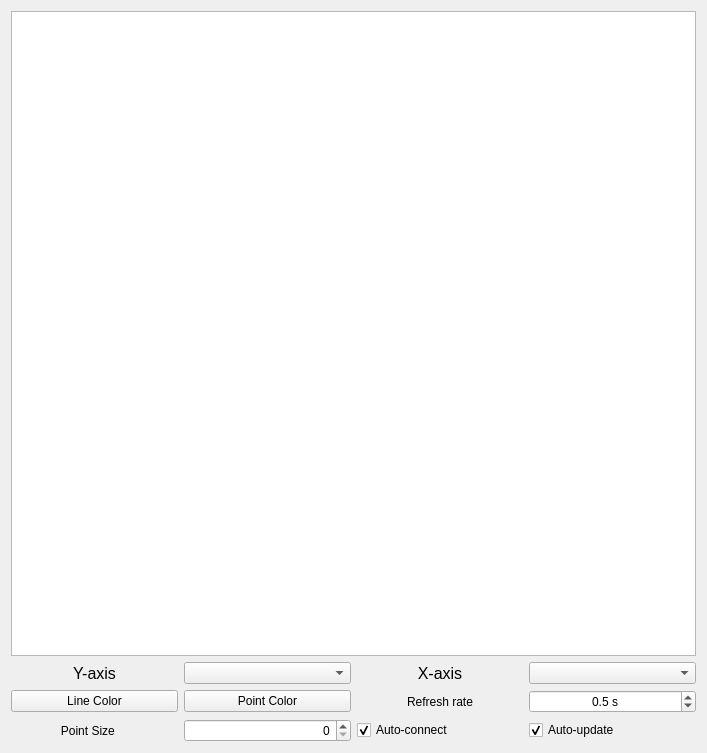
<?xml version="1.0" encoding="UTF-8"?>
<ui version="4.0">
 <class>Plot2DData</class>
 <widget class="QWidget" name="Plot2DData">
  <property name="geometry">
   <rect>
    <x>0</x>
    <y>0</y>
    <width>707</width>
    <height>753</height>
   </rect>
  </property>
  <property name="sizePolicy">
   <sizepolicy hsizetype="Preferred" vsizetype="Preferred">
    <horstretch>0</horstretch>
    <verstretch>0</verstretch>
   </sizepolicy>
  </property>
  <property name="windowTitle">
   <string>Form</string>
  </property>
  <layout class="QGridLayout" name="gridLayout">
   <item row="0" column="0" colspan="4">
    <widget class="PlotWidget" name="plot_area"/>
   </item>
   <item row="1" column="0">
    <widget class="QLabel" name="label_3">
     <property name="font">
      <font>
       <family>Arial</family>
       <pointsize>12</pointsize>
      </font>
     </property>
     <property name="text">
      <string>Y-axis</string>
     </property>
     <property name="alignment">
      <set>Qt::AlignCenter</set>
     </property>
    </widget>
   </item>
   <item row="1" column="1">
    <widget class="QComboBox" name="y_axis_box"/>
   </item>
   <item row="1" column="2">
    <widget class="QLabel" name="label_9">
     <property name="font">
      <font>
       <family>Arial</family>
       <pointsize>12</pointsize>
      </font>
     </property>
     <property name="text">
      <string>X-axis</string>
     </property>
     <property name="alignment">
      <set>Qt::AlignCenter</set>
     </property>
    </widget>
   </item>
   <item row="1" column="3">
    <widget class="QComboBox" name="x_axis_box"/>
   </item>
   <item row="2" column="0">
    <widget class="QPushButton" name="pushButton">
     <property name="text">
      <string>Line Color</string>
     </property>
    </widget>
   </item>
   <item row="2" column="1">
    <widget class="QPushButton" name="pushButton_2">
     <property name="text">
      <string>Point Color</string>
     </property>
    </widget>
   </item>
   <item row="2" column="2">
    <widget class="QLabel" name="label_6">
     <property name="text">
      <string>Refresh rate</string>
     </property>
     <property name="alignment">
      <set>Qt::AlignCenter</set>
     </property>
    </widget>
   </item>
   <item row="2" column="3">
    <widget class="QDoubleSpinBox" name="refresh_rate">
     <property name="minimumSize">
      <size>
       <width>91</width>
       <height>0</height>
      </size>
     </property>
     <property name="alignment">
      <set>Qt::AlignCenter</set>
     </property>
     <property name="prefix">
      <string/>
     </property>
     <property name="suffix">
      <string> s</string>
     </property>
     <property name="decimals">
      <number>1</number>
     </property>
     <property name="minimum">
      <double>0.100000000000000</double>
     </property>
     <property name="maximum">
      <double>200000.000000000000000</double>
     </property>
     <property name="singleStep">
      <double>0.500000000000000</double>
     </property>
     <property name="value">
      <double>0.500000000000000</double>
     </property>
    </widget>
   </item>
   <item row="3" column="0">
    <widget class="QLabel" name="label">
     <property name="text">
      <string>Point Size    </string>
     </property>
     <property name="alignment">
      <set>Qt::AlignCenter</set>
     </property>
    </widget>
   </item>
   <item row="3" column="1">
    <widget class="QSpinBox" name="Symbol_size">
     <property name="alignment">
      <set>Qt::AlignRight|Qt::AlignTrailing|Qt::AlignVCenter</set>
     </property>
     <property name="suffix">
      <string/>
     </property>
     <property name="prefix">
      <string/>
     </property>
     <property name="value">
      <number>0</number>
     </property>
    </widget>
   </item>
   <item row="3" column="3">
    <widget class="QCheckBox" name="auto_upd">
     <property name="text">
      <string>Auto-update</string>
     </property>
     <property name="checked">
      <bool>true</bool>
     </property>
    </widget>
   </item>
   <item row="3" column="2">
    <widget class="QCheckBox" name="autoconnect">
     <property name="text">
      <string>Auto-connect</string>
     </property>
     <property name="checked">
      <bool>true</bool>
     </property>
    </widget>
   </item>
  </layout>
 </widget>
 <customwidgets>
  <customwidget>
   <class>PlotWidget</class>
   <extends>QGraphicsView</extends>
   <header>pyqtgraph</header>
   <slots>
    <slot>plot()</slot>
   </slots>
  </customwidget>
 </customwidgets>
 <resources/>
 <connections>
  <connection>
   <sender>y_axis_box</sender>
   <signal>currentIndexChanged(int)</signal>
   <receiver>Plot2DData</receiver>
   <slot>updateY()</slot>
   <hints>
    <hint type="sourcelabel">
     <x>309</x>
     <y>655</y>
    </hint>
    <hint type="destinationlabel">
     <x>209</x>
     <y>264</y>
    </hint>
   </hints>
  </connection>
  <connection>
   <sender>x_axis_box</sender>
   <signal>currentIndexChanged(int)</signal>
   <receiver>Plot2DData</receiver>
   <slot>updateX()</slot>
   <hints>
    <hint type="sourcelabel">
     <x>671</x>
     <y>655</y>
    </hint>
    <hint type="destinationlabel">
     <x>411</x>
     <y>265</y>
    </hint>
   </hints>
  </connection>
  <connection>
   <sender>refresh_rate</sender>
   <signal>valueChanged(double)</signal>
   <receiver>Plot2DData</receiver>
   <slot>update_timer_timeout()</slot>
   <hints>
    <hint type="sourcelabel">
     <x>671</x>
     <y>688</y>
    </hint>
    <hint type="destinationlabel">
     <x>447</x>
     <y>453</y>
    </hint>
   </hints>
  </connection>
  <connection>
   <sender>Symbol_size</sender>
   <signal>valueChanged(int)</signal>
   <receiver>Plot2DData</receiver>
   <slot>change_symbol_size()</slot>
   <hints>
    <hint type="sourcelabel">
     <x>309</x>
     <y>720</y>
    </hint>
    <hint type="destinationlabel">
     <x>147</x>
     <y>352</y>
    </hint>
   </hints>
  </connection>
  <connection>
   <sender>pushButton_2</sender>
   <signal>clicked()</signal>
   <receiver>Plot2DData</receiver>
   <slot>change_point_color()</slot>
   <hints>
    <hint type="sourcelabel">
     <x>308</x>
     <y>685</y>
    </hint>
    <hint type="destinationlabel">
     <x>155</x>
     <y>291</y>
    </hint>
   </hints>
  </connection>
  <connection>
   <sender>pushButton</sender>
   <signal>clicked()</signal>
   <receiver>Plot2DData</receiver>
   <slot>change_line_color()</slot>
   <hints>
    <hint type="sourcelabel">
     <x>65</x>
     <y>685</y>
    </hint>
    <hint type="destinationlabel">
     <x>55</x>
     <y>322</y>
    </hint>
   </hints>
  </connection>
  <connection>
   <sender>auto_upd</sender>
   <signal>stateChanged(int)</signal>
   <receiver>Plot2DData</receiver>
   <slot>autoupdate()</slot>
   <hints>
    <hint type="sourcelabel">
     <x>559</x>
     <y>727</y>
    </hint>
    <hint type="destinationlabel">
     <x>568</x>
     <y>745</y>
    </hint>
   </hints>
  </connection>
 </connections>
 <slots>
  <slot>plot_index_update()</slot>
  <slot>updateX()</slot>
  <slot>updateY()</slot>
  <slot>change_line_color()</slot>
  <slot>update_timer_timeout()</slot>
  <slot>change_symbol_size()</slot>
  <slot>change_point_color()</slot>
  <slot>check_update()</slot>
  <slot>autoupdate()</slot>
 </slots>
</ui>
